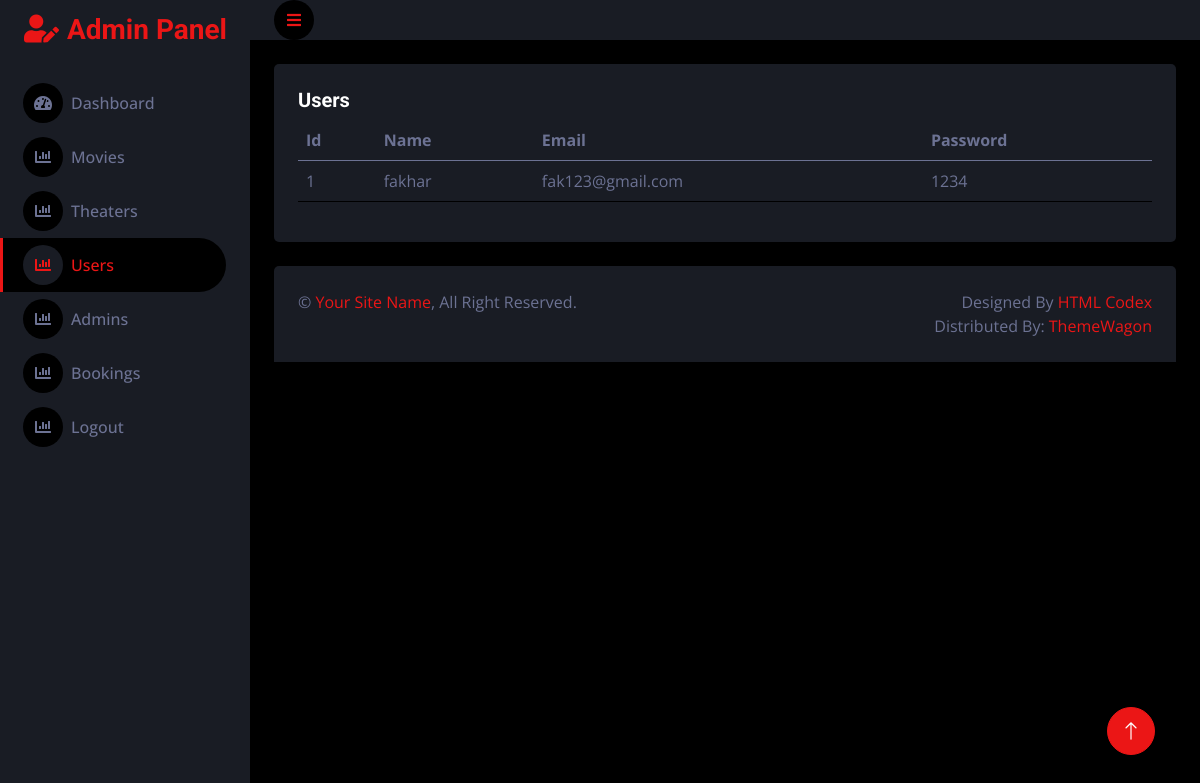
Page /admin2/users.php (signed in) on the earlier database version.
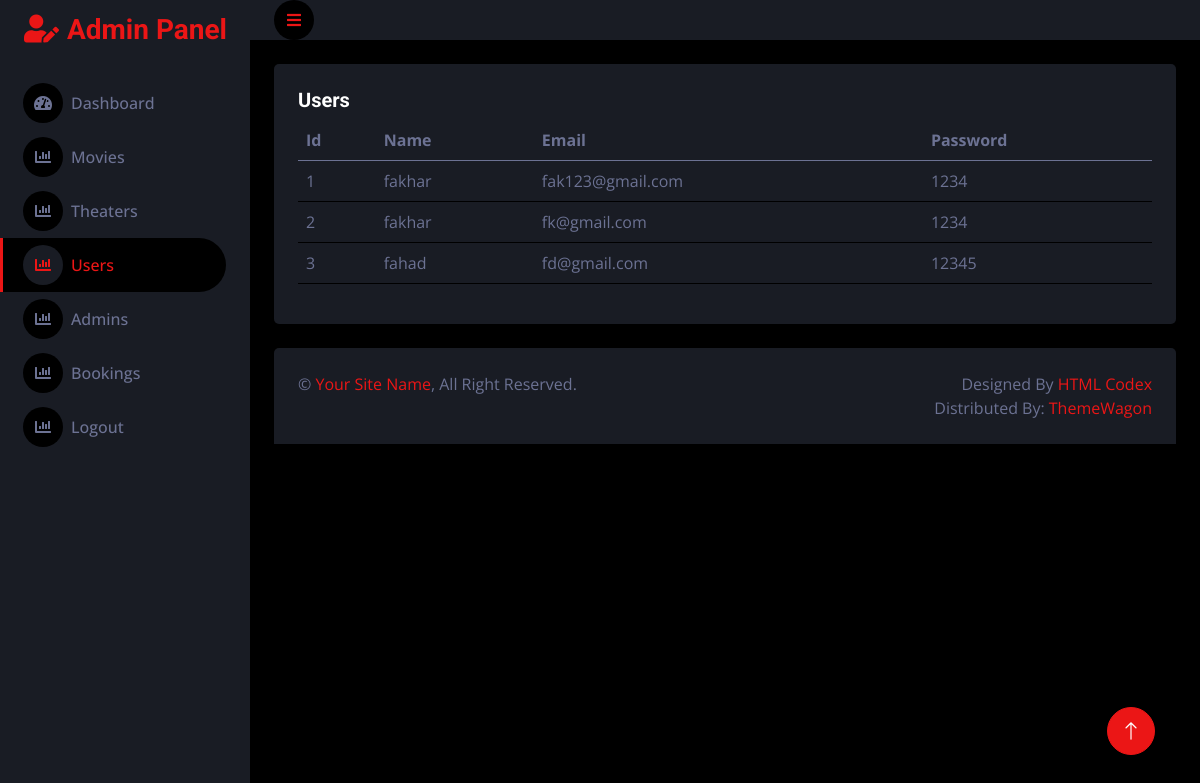
Same page on the later database version.
### tables this page shows
CREATE TABLE `user_table` (
  `user_id` int(11) NOT NULL,
  `user_name` varchar(40) NOT NULL,
  `user_email` varchar(200) NOT NULL,
  `user_pass` varchar(100) NOT NULL
);

### admin2/users.php (the view, shortened to what this page needs)
<?php
include("../admin/connection.php");
?>
<!DOCTYPE html>
<html lang="en">
<head>
    <link href="https://cdnjs.cloudflare.com/ajax/libs/font-awesome/5.10.0/css/all.min.css" rel="stylesheet">
    <link href="https://cdn.jsdelivr.net/npm/bootstrap-icons@1.4.1/font/bootstrap-icons.css" rel="stylesheet">
    <link href="lib/owlcarousel/assets/owl.carousel.min.css" rel="stylesheet">
    <link href="lib/tempusdominus/css/tempusdominus-bootstrap-4.min.css" rel="stylesheet" />
    <link href="css/bootstrap.min.css" rel="stylesheet">
    <link href="css/style.css" rel="stylesheet">
</head>
<body>
    <div class="container-fluid position-relative d-flex p-0">
        <?php include "sidebar.php"; ?>
        <div class="content">
            <?php include "navbar.php"; ?>
            <div class="container-fluid pt-4 px-4">
                <div class="row g-4">
                    <div class="col-12">
                        <div class="bg-secondary rounded h-100 p-4">
                            <div class="d-flex justify-content-between">
                                <h5>Users</h5>
                            </div>
                            <div class="table-responsive">
                                <table class="table">
                                    <thead>
                                        <tr>
                                            <th scope="col">Id</th>
                                            <th scope="col">Name</th>
                                            <th scope="col">Email</th>
                                            <th scope="col">Password</th>
                                        </tr>
                                    </thead>
                                    <tbody>
                                    <?php
                                        $query = "select * from user_table";
                                        $result = mysqli_query($connect, $query);
                                        foreach ($result as $row) {
                                            echo "<tr>
                                                    <td>$row[user_id]</td>
                                                    <td>$row[user_name]</td>
                                                    <td>$row[user_email]</td>
                                                    <td>$row[user_pass]</td>
                                                </tr>";
                                        }
                                        ?>
                                    </tbody>
                                </table>
                            </div>
                        </div>
                    </div>
                </div>
            </div>
            <div class="container-fluid pt-4 px-4 ">
                <div class="bg-secondary rounded-top p-4">
                    <div class="row">
                        <div class="col-12 col-sm-6 text-center text-sm-start">
                            &copy; <a href="#">Your Site Name</a>, All Right Reserved.
                        </div>
                        <div class="col-12 col-sm-6 text-center text-sm-end">
                            Designed By <a href="https://htmlcodex.com">HTML Codex</a>
                            <br>Distributed By: <a href="https://themewagon.com" target="_blank">ThemeWagon</a>
                        </div>
                    </div>
                </div>
            </div>
        </div>
        <a href="#" class="btn btn-lg btn-primary btn-lg-square back-to-top"><i class="bi bi-arrow-up"></i></a>
    </div>
</body>
</html>

Differences in the rows shown:
added user_table: user_id "2", user_name "fakhar", user_email "fk@gmail.com", user_pass "1234"
added user_table: user_id "3", user_name "fahad", user_email "fd@gmail.com", user_pass "12345"
